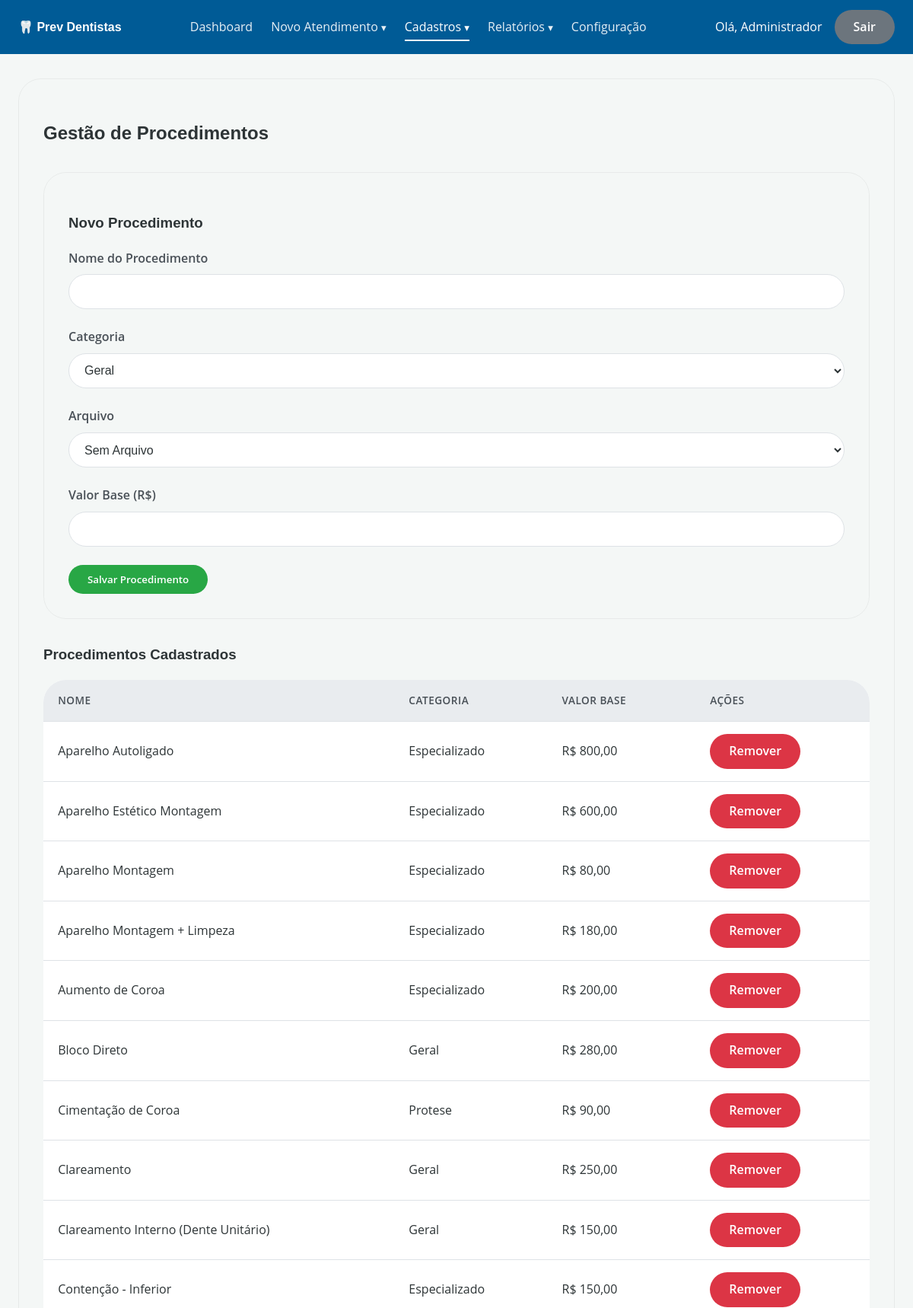
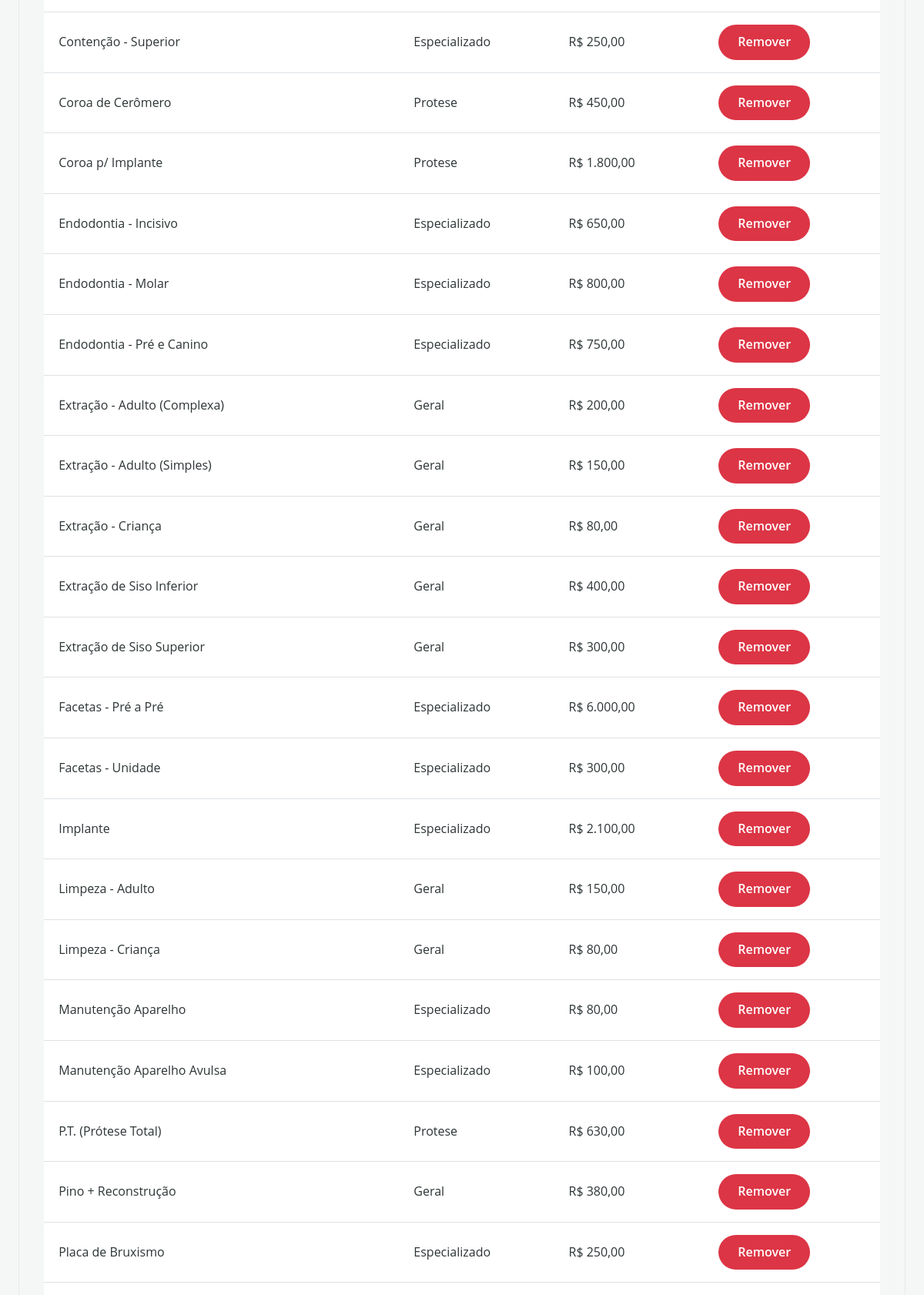
The app's page /public/?rota=procedimentos (signed in, upper part) with its own data (2 pictures, top to bottom).
### tables this page shows
CREATE TABLE IF NOT EXISTS `procedimentos` (
  `id` int NOT NULL AUTO_INCREMENT,
  `nome` varchar(100) NOT NULL,
  `categoria` enum('geral','especializado','protese') NOT NULL,
  `tipo` text,
  `valor_base` decimal(10,2) DEFAULT NULL,
  PRIMARY KEY (`id`)
);

### src/Controller/ProcedimentoController.php (called while the page is built, shortened)
<?php
class ProcedimentoController
{
    private ProcedimentoModel $model;
    public function __construct(private PDO $pdo)
    {
        $this->model = new ProcedimentoModel($pdo);
    }
    public function listar(): void
    {
        $procedimentos = $this->model->listarTodos();
        require ROOT . '/src/View/layout/header.php';
        require ROOT . '/src/View/procedimentos/listar.php';
        require ROOT . '/src/View/layout/footer.php';
    }
}

### public/index.php (called while the page is built, shortened)
<?php
spl_autoload_register(function (string $class): void {
    $dirs = [
        ROOT . '/src/Controller/',
        ROOT . '/src/Model/',
    ];
    foreach ($dirs as $dir) {
        $file = $dir . $class . '.php';
        if (file_exists($file)) {
            return;
        }
    }
});
$rota = $_GET['rota'] ?? 'login';
[$controllerClass, $metodo, $perfis] = $rotas[$rota];
require_once ROOT . '/config/database.php';
$controller = new $controllerClass($pdo);
$controller->$metodo();

### src/Model/ProcedimentoModel.php (called while the page is built, shortened)
<?php
class ProcedimentoModel
{
    public function listarTodos(): array
    {
        return $this->pdo->query("SELECT * FROM procedimentos ORDER BY nome ASC")->fetchAll();
    }
}

### src/View/procedimentos/listar.php (the view, shortened to what this page needs)
<div class="card">
    <h2>Gestão de Procedimentos</h2>
    <div class="card" style="margin-top: 2rem;">
        <h3>Novo Procedimento</h3>
        <form action="<?= BASE_URL ?>?rota=procedimentos.salvar" method="POST">
            <div class="form-group">
                <label for="nome">Nome do Procedimento</label>
                <input type="text" name="nome" id="nome" required>
            </div>
            <div class="form-group">
                <label for="categoria">Categoria</label>
                <select name="categoria" id="categoria" required>
                    <option value="geral">Geral</option>
                </select>
            </div>
            <div class="form-group">
                <label for="tipo">Arquivo</label>
                <select name="tipo" id="tipo" required>
                    <option value="0">Sem Arquivo</option>
                </select>
            </div>
            <div class="form-group">
                <label for="valor_base">Valor Base (R$)</label>
                <input type="number" step="0.01" name="valor_base" id="valor_base">
            </div>
            <button type="submit" class="btn btn-success">Salvar Procedimento</button>
        </form>
    </div>
    <h3 style="margin-top: 2rem;">Procedimentos Cadastrados</h3>
    <table class="mobile-card-table">
        <thead>
            <tr>
                <th>Nome</th>
                <th>Categoria</th>
                <th>Valor Base</th>
                <th>Ações</th>
            </tr>
        </thead>
        <tbody>
            <?php if (count($procedimentos) > 0): ?>
                <?php foreach ($procedimentos as $procedimento): ?>
                    <tr>
                        <td data-label="Nome"><?= htmlspecialchars($procedimento['nome']) ?></td>
                        <td data-label="Categoria"><?= ucfirst($procedimento['categoria']) ?></td>
                        <td data-label="Valor Base">R$ <?= number_format($procedimento['valor_base'], 2, ',', '.') ?></td>
                        <td data-label="Ações">
                            <a href="<?= BASE_URL ?>?rota=procedimentos.excluir&id=<?= $procedimento['id'] ?>" class="btn btn-danger" onclick="return confirm('Tem certeza que deseja remover este procedimento?');">Remover</a>
                        </td>
                    </tr>
                <?php endforeach; ?>
            <?php else: ?>
                <tr>
                    <td colspan="4" style="text-align: center;">Nenhum procedimento registrado.</td>
                </tr>
            <?php endif; ?>
        </tbody>
    </table>
</div>

### public/assets/css/style.css (style rules this page uses)
:root { --primary-color: #005b96; --primary-dark: #0370b5; --background-color: #f4f7f6; --secondary-color: #6c757d; --info-color: #17a2b8; --success-color: #28a745; --danger-color: #dc3545; --border-color: #dee2e6; --white-color: #ffffff; --border-radius: 30px; --text-color: #2d3436; --shadow-md: 0 10px 30px rgba(0,0,0,0.1); }
body { font-family: 'Open Sans', sans-serif; background-color: var(--background-color); color: var(--text-color); margin: 0; padding: 0; line-height: 1.6; }
h1, h2, h3, h4, .logo { font-family: 'Poppins', sans-serif; font-weight: 600; }
.btn, button, input[type="submit"] { border-radius: var(--border-radius); padding: 10px 25px; font-family: 'Open Sans', sans-serif; font-weight: 600; border: none; cursor: pointer; transition: all 0.3s ease; display: inline-flex; align-items: center; justify-content: center; text-decoration: none; }
.btn-success { background-color: #28a745; color: #ffffff; }
.btn-danger { background-color: #dc3545; color: #ffffff; }
html { scroll-behavior: smooth; }
.card { background-color: var(--card-bg); border-radius: var(--border-radius); box-shadow: var(--shadow-sm); padding: 2rem; margin-bottom: 2rem; border: 1px solid rgba(0,0,0,0.05); transition: box-shadow 0.3s ease; }
.form-group { margin-bottom: 1.5rem; }
label { display: block; margin-bottom: 0.5rem; font-weight: 600; color: #495057; }
input[type="text"], input[type="email"], input[type="number"], input[type="password"], input[type="date"], input[type="month"], select, textarea { width: 100%; padding: 0.8rem 1rem; border: 1px solid var(--border-color); border-radius: var(--border-radius); box-sizing: border-box; font-size: 1rem; transition: border-color 0.2s, box-shadow 0.2s; background-color: #fff; color: var(--text-color); }
table { width: 100%; border-collapse: collapse; margin-top: 1rem; background-color: #fff; border-radius: var(--border-radius); overflow: hidden; align-self: start; }
th, td { padding: 1rem 1.2rem; text-align: left; border-bottom: 1px solid var(--border-color); }
thead th { background-color: #e9ecef; font-weight: 600; color: #495057; text-transform: uppercase; font-size: 0.85rem; letter-spacing: 0.5px; }

### records on screen
procedimentos: nome "Aparelho Autoligado", categoria "Especializado", valor_base "800,00"
procedimentos: nome "Aparelho Estético Montagem", categoria "Especializado", valor_base "600,00"
procedimentos: nome "Aparelho Montagem", categoria "Especializado", valor_base "80,00"
procedimentos: nome "Aparelho Montagem + Limpeza", categoria "Especializado", valor_base "180,00"
procedimentos: nome "Aumento de Coroa", categoria "Especializado", valor_base "200,00"
procedimentos: nome "Bloco Direto", categoria "Geral", valor_base "280,00"
procedimentos: nome "Cimentação de Coroa", categoria "Protese", valor_base "90,00"
procedimentos: nome "Clareamento", categoria "Geral", valor_base "250,00"
procedimentos: nome "Clareamento Interno (Dente Unitário)", categoria "Geral", valor_base "150,00"
procedimentos: nome "Contenção - Inferior", categoria "Especializado", valor_base "150,00"
procedimentos: nome "Contenção - Superior", categoria "Especializado", valor_base "250,00"
procedimentos: nome "Coroa de Cerômero", categoria "Protese", valor_base "450,00"
procedimentos: nome "Coroa p/ Implante", categoria "Protese", valor_base "1.800,00"
procedimentos: nome "Endodontia - Incisivo", categoria "Especializado", valor_base "650,00"
procedimentos: nome "Endodontia - Molar", categoria "Especializado", valor_base "800,00"
procedimentos: nome "Endodontia - Pré e Canino", categoria "Especializado", valor_base "750,00"
procedimentos: nome "Extração - Adulto (Complexa)", categoria "Geral", valor_base "200,00"
procedimentos: nome "Extração - Adulto (Simples)", categoria "Geral", valor_base "150,00"
procedimentos: nome "Extração - Criança", categoria "Geral", valor_base "80,00"
procedimentos: nome "Extração de Siso Inferior", categoria "Geral", valor_base "400,00"
procedimentos: nome "Extração de Siso Superior", categoria "Geral", valor_base "300,00"
procedimentos: nome "Facetas - Pré a Pré", categoria "Especializado", valor_base "6.000,00"
procedimentos: nome "Facetas - Unidade", categoria "Especializado", valor_base "300,00"
procedimentos: nome "Implante", categoria "Especializado", valor_base "2.100,00"
procedimentos: nome "Limpeza - Adulto", categoria "Geral", valor_base "150,00"
procedimentos: nome "Limpeza - Criança", categoria "Geral", valor_base "80,00"
procedimentos: nome "Manutenção Aparelho", categoria "Especializado", valor_base "80,00"
procedimentos: nome "Manutenção Aparelho Avulsa", categoria "Especializado", valor_base "100,00"
procedimentos: nome "P.T. (Prótese Total)", categoria "Protese", valor_base "630,00"
procedimentos: nome "Pino + Reconstrução", categoria "Geral", valor_base "380,00"
procedimentos: nome "Placa de Bruxismo", categoria "Especializado", valor_base "250,00"

### other values on screen
$_SESSION['usuario_nome'] "Administrador"
